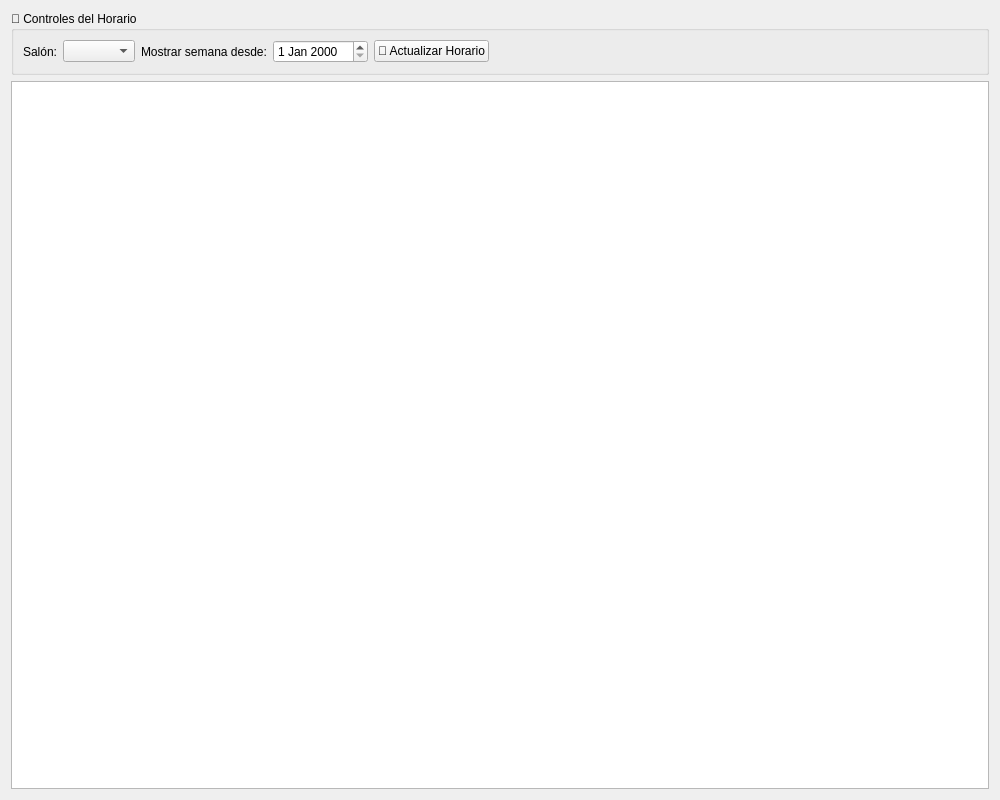
<?xml version="1.0" encoding="UTF-8"?>
<ui version="4.0">
 <class>HorarioWindow</class>
 <widget class="QWidget" name="HorarioWindow">
  <property name="geometry">
   <rect>
    <x>0</x>
    <y>0</y>
    <width>1000</width>
    <height>800</height>
   </rect>
  </property>
  <property name="windowTitle">
   <string>Horario de Salones</string>
  </property>
  <layout class="QVBoxLayout" name="verticalLayout">
    <item>
     <widget class="QGroupBox" name="groupBox">
      <property name="title">
       <string>📅 Controles del Horario</string>
      </property>
      <layout class="QHBoxLayout" name="horizontalLayout">
       <item>
        <widget class="QLabel" name="label_salon">
         <property name="text">
          <string>Salón:</string>
         </property>
        </widget>
       </item>
       <item>
        <widget class="QComboBox" name="comboSalon"/>
       </item>
       <item>
        <widget class="QLabel" name="label_fecha">
         <property name="text">
          <string>Mostrar semana desde:</string>
         </property>
        </widget>
       </item>
       <item>
        <widget class="QDateEdit" name="dateInicio"/>
       </item>
       <item>
        <widget class="QPushButton" name="btnActualizar">
         <property name="text">
          <string>🔄 Actualizar Horario</string>
         </property>
        </widget>
       </item>
       <item>
        <spacer name="horizontalSpacer">
         <property name="orientation">
          <enum>Qt::Horizontal</enum>
         </property>
         <property name="sizeHint" stdset="0">
          <size>
           <width>40</width>
           <height>20</height>
          </size>
         </property>
        </spacer>
       </item>
      </layout>
     </widget>
    </item>
    <item>
     <widget class="QTableWidget" name="tableHorario"/>
    </item>
   </layout>
  </widget>
 <resources/>
 <connections/>
</ui>
